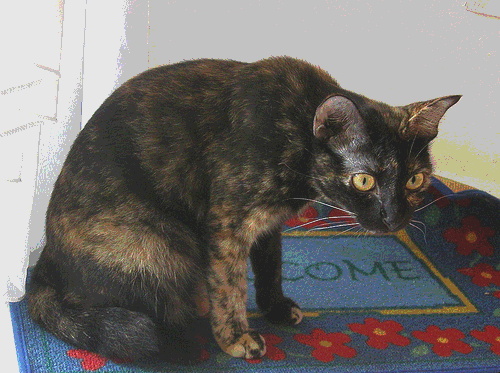
#> input picture compressedPhotos/00001329_002.png-new.png, 500 x 373 px
$ python scalar_cat_encoder.py ../compressedPhotos/00001329_002.png-new.png ../compressedPhotos/00001329_005.png-new.png
#> lines starting #> are read from the running program, lines starting #| are printed output that depends on the picture
#!/usr/bin/env python3

import numpy as np
import imageio
import sys


def probabilities(image):  # calculem la probabilitat dels colors sobre la imatge
    probs = {}
    for x in image:
        for y in x:
            for rgb in y:
                if rgb not in probs:
                    probs[rgb] = 1
                else:
                    probs[rgb] += 1

    for (value, prob) in probs.items():
        probs[value] /= image.shape[0] + image.shape[1]
    return probs


def quantize(image):

    # calcular probabilitats de cada rg de la foto
    x = [i + 1 for i in range(-1, 255)]
    probSum = [0 for i in range(8)]
    barresBlaves = [0 for i in range(9)]
    barresBlaves[8] = 256
    iteration = 1
    barresNegresAnterior = np.array([0, 0, 0, 0, 0, 0, 0, 0])
    repeat = False

    probs = probabilities(image)
    print("-------")
    print("quantizing the image...")
    # 1. Definir el set inicial dels nivellls representatius
    initialSet = np.array([0, 1, 2, 3, 4, 5, 6, 7])  # barres negres

    barresNegres = (initialSet / 8) * 256

    while repeat == False:

        # 2. Calcular els thresholds (Barres blaves --> mitjana per cada valor x-x+1)
        for i in range(len(barresNegres) - 1):
            barresBlaves[i + 1] = int((barresNegres[i] + barresNegres[i + 1]) / 2)

        # 3. Calcular el valor representatiu de cada conjunt (barres negres)
        for i in range(
            len(barresBlaves) - 1
        ):  # ajustem el valor representatiu de cada conjunt (barres negres)
            barresNegres[i] = 0
            probSum[i] = 0
            # print(barresBlaves[i], barresBlaves[i+1])
            for j in range(barresBlaves[i], barresBlaves[i + 1]):
                if j in probs.keys():
                    barresNegres[i] += j * probs[j]
                    probSum[i] += probs[j]
                else:
                    barresNegres[i] += j * 0
                    probSum[i] += 0

            # dividim entre el sumatori de les probabilitsts del conjunt
            if barresNegres[i] != 0:
                barresNegres[i] /= probSum[i]

        # repetir 2 i 3 fins que no es modifiqui

        if (barresNegres == barresNegresAnterior).all():
            repeat = True
        else:
            barresNegresAnterior = np.copy(barresNegres)
            iteration += 1

    # print("Punts finals ajustats (barres Negres):", barresNegres)
    # print("Extrems dels conjunts (barres Blaves):", barresBlaves)
    print("Lloyd quantizer done")
    print("Shan necesitat ", iteration, " iteracions. ")

    return barresBlaves, barresNegres


def classify_quantizer(
    value, barresBlaves
):  # metode per classificar un valor entre els diferents conjunts (barres blaves)
    for i in range(len(barresBlaves) - 1):
        if value >= barresBlaves[i] and value < barresBlaves[i + 1]:
            return i

    if value == barresBlaves[-1]:  # 256
        return len(barresBlaves) - 1


img = imageio.imread(sys.argv[1])  # not sure
#> img is the input picture: shape (373, 500, 3); mean R, G, B 115.1, 111.9, 109.4
img = img.astype("int64")
shape_x = img.shape[0]
#> shape_x = 373
shape_y = img.shape[1]
#> shape_y = 500
shape_rgb = img.shape[2]
#> shape_rgb = 3
barres = quantize(img)
#> after the loop in probabilities, `for x in image:`: probs = {231: 62569, 194: 114784, 138: 30685, 101: 52717, 75: 79568, 57: 101272, 43: 84496, 32: 33409}
#> the loop in probabilities, `for (value, prob) in probs.items():` made 8 passes
#> (value, prob) on passes 1 to 8: (231, 62569), (194, 114784), (138, 30685), (101, 52717), (75, 79568), (57, 101272), (43, 84496), (32, 33409)
#> after the loop in probabilities, `for (value, prob) in probs.items():`: probs = {231: 71.67, 194: 131.5, 138: 35.15, 101: 60.39, 75: 91.14, 57: 116, 43: 96.79, 32: 38.27}
#> after the loop in quantize, `while repeat == False:`: barresBlaves = [0, 0, 0, 0, 0, 30, 122, 206, 256]; barresNegres = [0, 0, 0, 0, 0, 61.93, 182.2, 231]; iteration = 6; probSum = [0, 0, 0, 0, 0, 402.6, 166.6, 71.67]
#| Shan necesitat  6  iteracions.
#> barres = ([0, 0, 0, 0, 0, 30, 122, 206, 256], [0, 0, 0, 0, 0, 61.93, 182.2, 231])
barresBlaves = barres[0]
#> barresBlaves = [0, 0, 0, 0, 0, 30, 122, 206, 256]
barresNegres = barres[1]
#> barresNegres = [0, 0, 0, 0, 0, 61.93, 182.2, 231]


integer = 0


# classifiquem cada valor de la imatge
for i in range(img.shape[0]):  # x
    for j in range(img.shape[1]):  # y
        for rgb in range(img.shape[2]):  # (r,g,b)
            img[i, j, rgb] = classify_quantizer(img[i, j, rgb], barresBlaves)
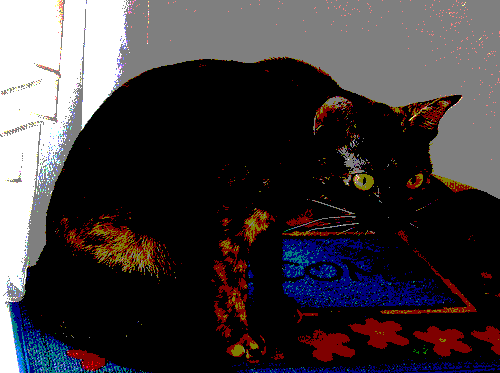
#> img: shape (373, 500, 3) int64; mean R, G, B 5.5, 5.46, 5.49; drawn with min black and max white


# envio 8 valors ints cada 3 bytes -->
cont = 0
suma = 0
cont2 = 0

print("creant i omplint el fitxer .bin ...")
with open(sys.argv[2], "wb+") as f:

    # header:
    f.write(int(img.shape[0]).to_bytes(2, byteorder="big", signed=False))
    f.write(int(img.shape[1]).to_bytes(2, byteorder="big", signed=False))

    # guardem al header els punts de reconstruccio
    for i in range(len(barresNegres)):
        f.write(int(barresNegres[i]).to_bytes(2, byteorder="big", signed=False))
#> this loop made 8 passes

    for i in range(img.shape[0]):  # x
        for j in range(img.shape[1]):  # y
            for rgb in range(img.shape[2]):  # (r,g,b)
                suma = suma << 3
                suma |= img[i, j, rgb]
                cont += 1

                if cont == 8:
                    f.write(int(suma).to_bytes(3, byteorder="big", signed=False))
                    cont2 += 1
                    suma = 0
                    cont = 0
#> after the loop, cont = 4; cont2 = 69937; suma = 2925

print(cont2, "escritures")
#| 69937 escritures

$ run again, on compressedPhotos/00001329_008.png-new.png
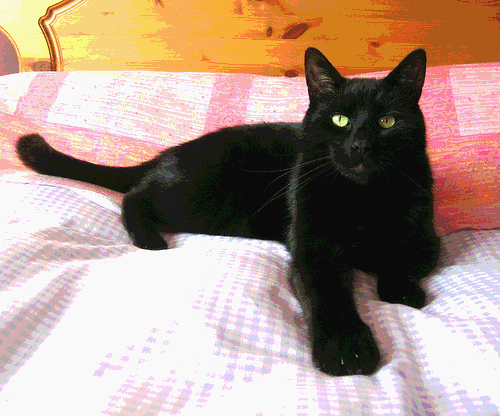
#> input picture compressedPhotos/00001329_008.png-new.png, 500 x 416 px
#> img is the input picture: shape (416, 500, 3); mean R, G, B 175.8, 151.3, 138.6
#> after the loop in probabilities, `for x in image:`: probs = {249: 227708, 212: 93251, 174: 56333, 127: 30604, 26: 72731, 88: 26948, 10: 87176, 54: 29249}
#> the loop in probabilities, `for (value, prob) in probs.items():` made 8 passes
#> (value, prob) on passes 1 to 8: (249, 227708), (212, 93251), (174, 56333), (127, 30604), (26, 72731), (88, 26948), (10, 87176), (54, 29249)
#> after the loop in probabilities, `for (value, prob) in probs.items():`: probs = {249: 248.6, 212: 101.8, 174: 61.5, 127: 33.41, 26: 79.4, 88: 29.42, 10: 95.17, 54: 31.93}
#> after the loop in quantize, `while repeat == False:`: barresBlaves = [0, 0, 0, 0, 0, 8, 53, 159, 256]; barresNegres = [0, 0, 0, 0, 0, 17.28, 90.29, 228.7]; iteration = 8; probSum = [0, 0, 0, 0, 0, 174.6, 94.76, 411.9]
#| Shan necesitat  8  iteracions.
#> barres = ([0, 0, 0, 0, 0, 8, 53, 159, 256], [0, 0, 0, 0, 0, 17.28, 90.29, 228.7])
#> `barresBlaves = barres[0]`: barresBlaves = [0, 0, 0, 0, 0, 8, 53, 159, 256]
#> `barresNegres = barres[1]`: barresNegres = [0, 0, 0, 0, 0, 17.28, 90.29, 228.7]
#> after the loop `for i in range(img.shape[0]):`:
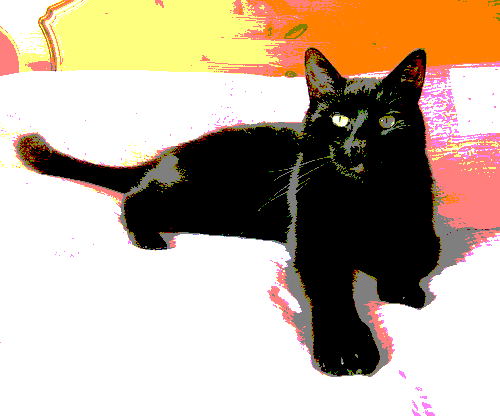
#> img: shape (416, 500, 3) int64; mean R, G, B 6.49, 6.35, 6.21; drawn with min black and max white
#> the loop `for i in range(len(barresNegres)):` made 8 passes
#> after the loop `for i in range(img.shape[0]):`: cont = 0; cont2 = 78000; suma = 0
#| 78000 escritures
